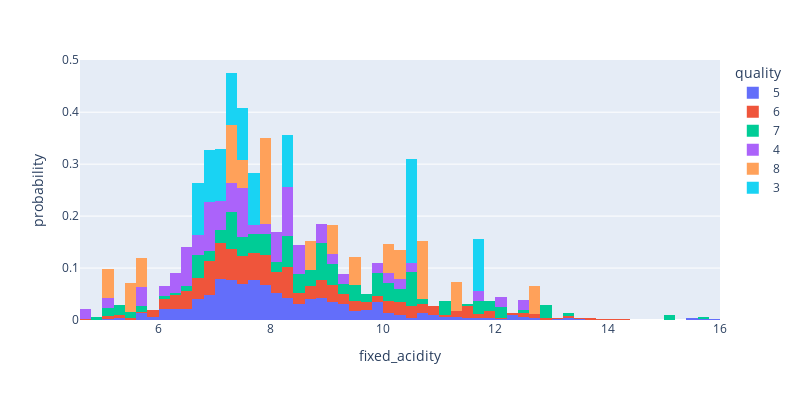
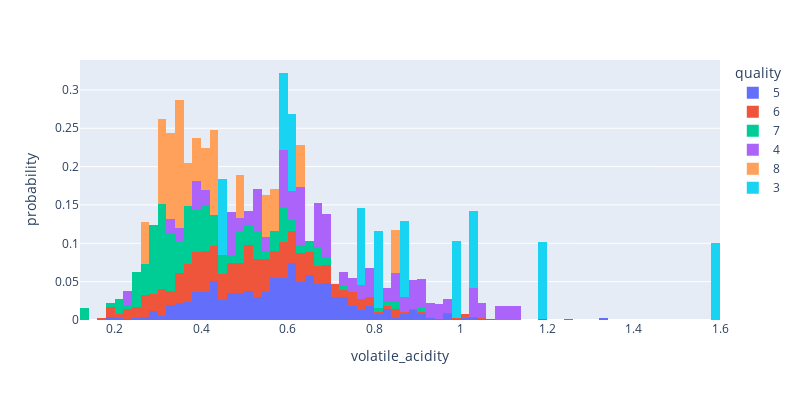
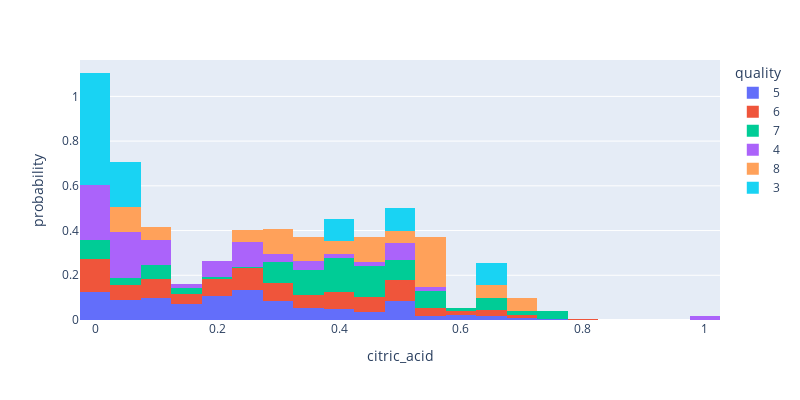
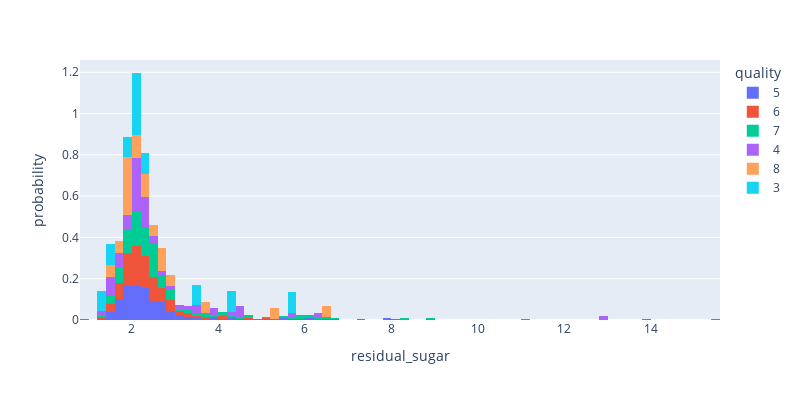

Here is the notebook cell these charts were saved with, in order:
### Code cell
features_list = df.columns[:-1]
features_list
for f in features_list:
    fig = px.histogram(df, f, color="quality", histnorm="probability", width=800, height=400)
    fig.show()

### Figure 1 — Plotly figure (JSON) as saved in the notebook; plotly's stock layout.template omitted (floating-point values rounded to 4 significant figures; data arrays with more than 128 entries replaced by an {"elided": "..."} marker saying what was removed)
{"data": [{"alignmentgroup": "True", "bingroup": "x", "histnorm": "probability", "hovertemplate": "quality=5<br>fixed_acidity=%{x}<br>probability=%{y}<extra></extra>", "legendgroup": "5", "marker": {"color": "#636efa", "pattern": {"shape": ""}}, "name": "5", "offsetgroup": "5", "orientation": "v", "showlegend": true, "type": "histogram", "x": {"elided": "681 float values"}, "xaxis": "x", "yaxis": "y"}, {"alignmentgroup": "True", "bingroup": "x", "histnorm": "probability", "hovertemplate": "quality=6<br>fixed_acidity=%{x}<br>probability=%{y}<extra></extra>", "legendgroup": "6", "marker": {"color": "#EF553B", "pattern": {"shape": ""}}, "name": "6", "offsetgroup": "6", "orientation": "v", "showlegend": true, "type": "histogram", "x": {"elided": "638 float values"}, "xaxis": "x", "yaxis": "y"}, {"alignmentgroup": "True", "bingroup": "x", "histnorm": "probability", "hovertemplate": "quality=7<br>fixed_acidity=%{x}<br>probability=%{y}<extra></extra>", "legendgroup": "7", "marker": {"color": "#00cc96", "pattern": {"shape": ""}}, "name": "7", "offsetgroup": "7", "orientation": "v", "showlegend": true, "type": "histogram", "x": {"elided": "199 float values"}, "xaxis": "x", "yaxis": "y"}, {"alignmentgroup": "True", "bingroup": "x", "histnorm": "probability", "hovertemplate": "quality=4<br>fixed_acidity=%{x}<br>probability=%{y}<extra></extra>", "legendgroup": "4", "marker": {"color": "#ab63fa", "pattern": {"shape": ""}}, "name": "4", "offsetgroup": "4", "orientation": "v", "showlegend": true, "type": "histogram", "x": [7.4, 5.7, 8.8, 4.6, 8.3, 8.3, 5, 9.2, 7.6, 7.3, 7.9, 6.9, 8.4, 7, 8.1, 12.5, 10.5, 9.9, 8.2, 10.1, 8.3, 7.1, 7.5, 9.1, 7.5, 6.9, 7.5, 11.6, 7.3, 7.1, 8.4, 12, 6.5, 6.5, 8.8, 10.2, 6, 8.1, 6.5, 6.3, 8.2, 8.5, 7.5, 6.8, 8, 6.6, 6.4, 6.2, 6.7, 5.6, 7.2, 6.8, 6.9], "xaxis": "x", "yaxis": "y"}, {"alignmentgroup": "True", "bingroup": "x", "histnorm": "probability", "hovertemplate": "quality=8<br>fixed_acidity=%{x}<br>probability=%{y}<extra></extra>", "legendgroup": "8", "marker": {"color": "#FFA15A", "pattern": {"shape": ""}}, "name": "8", "offsetgroup": "8", "orientation": "v", "showlegend": true, "type": "histogram", "x": [7.9, 10.3, 5.6, 12.6, 11.3, 9.4, 10.7, 10.7, 5, 7.8, 9.1, 10, 7.9, 8.6, 5.5, 7.2, 7.2, 7.4], "xaxis": "x", "yaxis": "y"}, {"alignmentgroup": "True", "bingroup": "x", "histnorm": "probability", "hovertemplate": "quality=3<br>fixed_acidity=%{x}<br>probability=%{y}<extra></extra>", "legendgroup": "3", "marker": {"color": "#19d3f3", "pattern": {"shape": ""}}, "name": "3", "offsetgroup": "3", "orientation": "v", "showlegend": true, "type": "histogram", "x": [11.6, 10.4, 7.4, 10.4, 8.3, 7.6, 6.8, 7.3, 7.1, 6.7], "xaxis": "x", "yaxis": "y"}], "layout": {"barmode": "relative", "height": 400, "legend": {"title": {"text": "quality"}, "tracegroupgap": 0}, "margin": {"t": 60}, "width": 800, "xaxis": {"anchor": "y", "domain": [0, 1], "title": {"text": "fixed_acidity"}}, "yaxis": {"anchor": "x", "domain": [0, 1], "title": {"text": "probability"}}}}

### Figure 2 — Plotly figure (JSON) as saved in the notebook; plotly's stock layout.template omitted (floating-point values rounded to 4 significant figures; data arrays with more than 128 entries replaced by an {"elided": "..."} marker saying what was removed)
{"data": [{"alignmentgroup": "True", "bingroup": "x", "histnorm": "probability", "hovertemplate": "quality=5<br>volatile_acidity=%{x}<br>probability=%{y}<extra></extra>", "legendgroup": "5", "marker": {"color": "#636efa", "pattern": {"shape": ""}}, "name": "5", "offsetgroup": "5", "orientation": "v", "showlegend": true, "type": "histogram", "x": {"elided": "681 float values"}, "xaxis": "x", "yaxis": "y"}, {"alignmentgroup": "True", "bingroup": "x", "histnorm": "probability", "hovertemplate": "quality=6<br>volatile_acidity=%{x}<br>probability=%{y}<extra></extra>", "legendgroup": "6", "marker": {"color": "#EF553B", "pattern": {"shape": ""}}, "name": "6", "offsetgroup": "6", "orientation": "v", "showlegend": true, "type": "histogram", "x": {"elided": "638 float values"}, "xaxis": "x", "yaxis": "y"}, {"alignmentgroup": "True", "bingroup": "x", "histnorm": "probability", "hovertemplate": "quality=7<br>volatile_acidity=%{x}<br>probability=%{y}<extra></extra>", "legendgroup": "7", "marker": {"color": "#00cc96", "pattern": {"shape": ""}}, "name": "7", "offsetgroup": "7", "orientation": "v", "showlegend": true, "type": "histogram", "x": {"elided": "199 float values"}, "xaxis": "x", "yaxis": "y"}, {"alignmentgroup": "True", "bingroup": "x", "histnorm": "probability", "hovertemplate": "quality=4<br>volatile_acidity=%{x}<br>probability=%{y}<extra></extra>", "legendgroup": "4", "marker": {"color": "#ab63fa", "pattern": {"shape": ""}}, "name": "4", "offsetgroup": "4", "orientation": "v", "showlegend": true, "type": "histogram", "x": [0.59, 1.13, 0.61, 0.52, 0.675, 0.625, 1.02, 0.52, 0.68, 0.55, 0.885, 1.09, 0.635, 0.975, 0.87, 0.46, 0.59, 0.5, 0.915, 0.935, 0.845, 0.84, 0.38, 0.765, 1.115, 0.39, 0.685, 0.47, 0.35, 0.47, 0.67, 0.63, 0.58, 0.88, 0.955, 0.23, 0.33, 0.73, 0.67, 1.02, 0.78, 0.4, 0.755, 0.68, 0.83, 0.61, 0.53, 0.785, 1.04, 0.62, 0.58, 0.91, 0.48], "xaxis": "x", "yaxis": "y"}, {"alignmentgroup": "True", "bingroup": "x", "histnorm": "probability", "hovertemplate": "quality=8<br>volatile_acidity=%{x}<br>probability=%{y}<extra></extra>", "legendgroup": "8", "marker": {"color": "#FFA15A", "pattern": {"shape": ""}}, "name": "8", "offsetgroup": "8", "orientation": "v", "showlegend": true, "type": "histogram", "x": [0.35, 0.32, 0.85, 0.31, 0.62, 0.3, 0.35, 0.35, 0.42, 0.57, 0.4, 0.26, 0.54, 0.42, 0.49, 0.33, 0.38, 0.36], "xaxis": "x", "yaxis": "y"}, {"alignmentgroup": "True", "bingroup": "x", "histnorm": "probability", "hovertemplate": "quality=3<br>volatile_acidity=%{x}<br>probability=%{y}<extra></extra>", "legendgroup": "3", "marker": {"color": "#19d3f3", "pattern": {"shape": ""}}, "name": "3", "offsetgroup": "3", "orientation": "v", "showlegend": true, "type": "histogram", "x": [0.58, 0.61, 1.185, 0.44, 1.02, 1.58, 0.815, 0.98, 0.875, 0.76], "xaxis": "x", "yaxis": "y"}], "layout": {"barmode": "relative", "height": 400, "legend": {"title": {"text": "quality"}, "tracegroupgap": 0}, "margin": {"t": 60}, "width": 800, "xaxis": {"anchor": "y", "domain": [0, 1], "title": {"text": "volatile_acidity"}}, "yaxis": {"anchor": "x", "domain": [0, 1], "title": {"text": "probability"}}}}

### Figure 3 — Plotly figure (JSON) as saved in the notebook; plotly's stock layout.template omitted (floating-point values rounded to 4 significant figures; data arrays with more than 128 entries replaced by an {"elided": "..."} marker saying what was removed)
{"data": [{"alignmentgroup": "True", "bingroup": "x", "histnorm": "probability", "hovertemplate": "quality=5<br>citric_acid=%{x}<br>probability=%{y}<extra></extra>", "legendgroup": "5", "marker": {"color": "#636efa", "pattern": {"shape": ""}}, "name": "5", "offsetgroup": "5", "orientation": "v", "showlegend": true, "type": "histogram", "x": {"elided": "681 float values"}, "xaxis": "x", "yaxis": "y"}, {"alignmentgroup": "True", "bingroup": "x", "histnorm": "probability", "hovertemplate": "quality=6<br>citric_acid=%{x}<br>probability=%{y}<extra></extra>", "legendgroup": "6", "marker": {"color": "#EF553B", "pattern": {"shape": ""}}, "name": "6", "offsetgroup": "6", "orientation": "v", "showlegend": true, "type": "histogram", "x": {"elided": "638 float values"}, "xaxis": "x", "yaxis": "y"}, {"alignmentgroup": "True", "bingroup": "x", "histnorm": "probability", "hovertemplate": "quality=7<br>citric_acid=%{x}<br>probability=%{y}<extra></extra>", "legendgroup": "7", "marker": {"color": "#00cc96", "pattern": {"shape": ""}}, "name": "7", "offsetgroup": "7", "orientation": "v", "showlegend": true, "type": "histogram", "x": {"elided": "199 float values"}, "xaxis": "x", "yaxis": "y"}, {"alignmentgroup": "True", "bingroup": "x", "histnorm": "probability", "hovertemplate": "quality=4<br>citric_acid=%{x}<br>probability=%{y}<extra></extra>", "legendgroup": "4", "marker": {"color": "#ab63fa", "pattern": {"shape": ""}}, "name": "4", "offsetgroup": "4", "orientation": "v", "showlegend": true, "type": "histogram", "x": [0.08, 0.09, 0.3, 0.15, 0.26, 0.2, 0.04, 1, 0.02, 0.03, 0.03, 0.06, 0.36, 0.04, 0, 0.49, 0.49, 0.24, 0.27, 0.22, 0.01, 0.02, 0.48, 0.04, 0.1, 0.24, 0.07, 0.44, 0.24, 0, 0.19, 0.5, 0, 0.03, 0.05, 0.37, 0.32, 0, 0, 0, 0, 0.4, 0, 0.09, 0.27, 0, 0.09, 0, 0.08, 0.03, 0.54, 0.06, 0.2], "xaxis": "x", "yaxis": "y"}, {"alignmentgroup": "True", "bingroup": "x", "histnorm": "probability", "hovertemplate": "quality=8<br>citric_acid=%{x}<br>probability=%{y}<extra></extra>", "legendgroup": "8", "marker": {"color": "#FFA15A", "pattern": {"shape": ""}}, "name": "8", "offsetgroup": "8", "orientation": "v", "showlegend": true, "type": "histogram", "x": [0.46, 0.45, 0.05, 0.72, 0.67, 0.56, 0.53, 0.53, 0.24, 0.09, 0.5, 0.54, 0.34, 0.39, 0.03, 0.33, 0.31, 0.3], "xaxis": "x", "yaxis": "y"}, {"alignmentgroup": "True", "bingroup": "x", "histnorm": "probability", "hovertemplate": "quality=3<br>citric_acid=%{x}<br>probability=%{y}<extra></extra>", "legendgroup": "3", "marker": {"color": "#19d3f3", "pattern": {"shape": ""}}, "name": "3", "offsetgroup": "3", "orientation": "v", "showlegend": true, "type": "histogram", "x": [0.66, 0.49, 0, 0.42, 0.02, 0, 0, 0.05, 0.05, 0.02], "xaxis": "x", "yaxis": "y"}], "layout": {"barmode": "relative", "height": 400, "legend": {"title": {"text": "quality"}, "tracegroupgap": 0}, "margin": {"t": 60}, "width": 800, "xaxis": {"anchor": "y", "domain": [0, 1], "title": {"text": "citric_acid"}}, "yaxis": {"anchor": "x", "domain": [0, 1], "title": {"text": "probability"}}}}

### Figure 4 — Plotly figure (JSON) as saved in the notebook; plotly's stock layout.template omitted (floating-point values rounded to 4 significant figures; data arrays with more than 128 entries replaced by an {"elided": "..."} marker saying what was removed)
{"data": [{"alignmentgroup": "True", "bingroup": "x", "histnorm": "probability", "hovertemplate": "quality=5<br>residual_sugar=%{x}<br>probability=%{y}<extra></extra>", "legendgroup": "5", "marker": {"color": "#636efa", "pattern": {"shape": ""}}, "name": "5", "offsetgroup": "5", "orientation": "v", "showlegend": true, "type": "histogram", "x": {"elided": "681 float values"}, "xaxis": "x", "yaxis": "y"}, {"alignmentgroup": "True", "bingroup": "x", "histnorm": "probability", "hovertemplate": "quality=6<br>residual_sugar=%{x}<br>probability=%{y}<extra></extra>", "legendgroup": "6", "marker": {"color": "#EF553B", "pattern": {"shape": ""}}, "name": "6", "offsetgroup": "6", "orientation": "v", "showlegend": true, "type": "histogram", "x": {"elided": "638 float values"}, "xaxis": "x", "yaxis": "y"}, {"alignmentgroup": "True", "bingroup": "x", "histnorm": "probability", "hovertemplate": "quality=7<br>residual_sugar=%{x}<br>probability=%{y}<extra></extra>", "legendgroup": "7", "marker": {"color": "#00cc96", "pattern": {"shape": ""}}, "name": "7", "offsetgroup": "7", "orientation": "v", "showlegend": true, "type": "histogram", "x": {"elided": "199 float values"}, "xaxis": "x", "yaxis": "y"}, {"alignmentgroup": "True", "bingroup": "x", "histnorm": "probability", "hovertemplate": "quality=4<br>residual_sugar=%{x}<br>probability=%{y}<extra></extra>", "legendgroup": "4", "marker": {"color": "#ab63fa", "pattern": {"shape": ""}}, "name": "4", "offsetgroup": "4", "orientation": "v", "showlegend": true, "type": "histogram", "x": [4.4, 1.5, 2.8, 2.1, 2.1, 1.5, 1.4, 3.4, 1.3, 1.6, 1.8, 2.1, 2, 2, 3.3, 4.5, 2.1, 2.3, 2.1, 3.4, 2.2, 4.4, 2.6, 1.6, 3.1, 2.1, 2.5, 1.6, 2, 2.2, 2.2, 1.4, 2.2, 5.6, 1.8, 2.2, 12.9, 2.5, 4.3, 2, 2.2, 6.3, 1.9, 3.9, 2, 1.6, 3.9, 2.1, 2.3, 1.5, 2.1, 2, 1.9], "xaxis": "x", "yaxis": "y"}, {"alignmentgroup": "True", "bingroup": "x", "histnorm": "probability", "hovertemplate": "quality=8<br>residual_sugar=%{x}<br>probability=%{y}<extra></extra>", "legendgroup": "8", "marker": {"color": "#FFA15A", "pattern": {"shape": ""}}, "name": "8", "offsetgroup": "8", "orientation": "v", "showlegend": true, "type": "histogram", "x": [3.6, 6.4, 1.4, 2.2, 5.2, 2.8, 2.6, 2.6, 2, 2.3, 1.8, 1.9, 2.5, 1.8, 1.8, 1.7, 2, 1.8], "xaxis": "x", "yaxis": "y"}, {"alignmentgroup": "True", "bingroup": "x", "histnorm": "probability", "hovertemplate": "quality=3<br>residual_sugar=%{x}<br>probability=%{y}<extra></extra>", "legendgroup": "3", "marker": {"color": "#19d3f3", "pattern": {"shape": ""}}, "name": "3", "offsetgroup": "3", "orientation": "v", "showlegend": true, "type": "histogram", "x": [2.2, 2.1, 4.25, 1.5, 3.4, 2.1, 1.2, 2.1, 5.7, 1.8], "xaxis": "x", "yaxis": "y"}], "layout": {"barmode": "relative", "height": 400, "legend": {"title": {"text": "quality"}, "tracegroupgap": 0}, "margin": {"t": 60}, "width": 800, "xaxis": {"anchor": "y", "domain": [0, 1], "title": {"text": "residual_sugar"}}, "yaxis": {"anchor": "x", "domain": [0, 1], "title": {"text": "probability"}}}}
